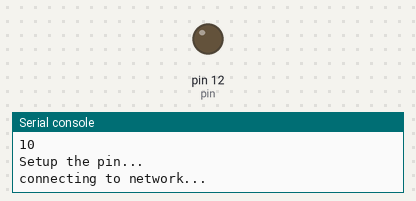
Bench run of a program on a simulated MicroPython board. On the bench: output pins drawn as LEDs (lit = HIGH), the last lines printed to the serial console. WiFi joins after 1.5 s; web requests get an empty 200 reply after 0.4 s.

Above: at 0.1 s.
At 2.0 s:
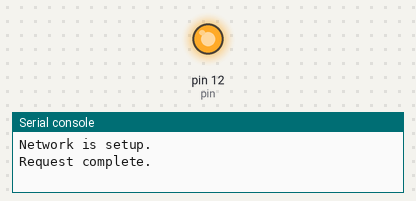
Timing chart, 0 to 3.5 s (numbered marks = the images above):
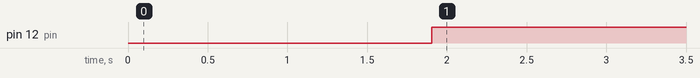

Measured:
- by itself, pin 12 (pin): LOW → HIGH at 1.9 s

The program:

main.py
```python
from machine import Pin
import utime
import gc
from urequests import get

print('Hello world! I can count to 10:')
for i in range(1,11):
    print(i)

# create an output pin on pin #0
print('Setup the pin...')
pin = Pin(12, Pin.OUT)

def do_connect():
    import network
    wlan = network.WLAN(network.STA_IF)
    wlan.active(True)
    if not wlan.isconnected():
        print('connecting to network...')
        wlan.connect('wobegong', 'monkeybutt')
        while not wlan.isconnected():
            pass
    print('network config:', wlan.ifconfig())

def retrieve_url(url):
    gc.collect()
    resp = None
    try:
        resp = get(url)
        value = resp.text
    except Exception as e: # Here it catches any error.
        if isinstance(e, OSError) and resp: # If the error is an OSError the socket has to be closed.
            resp.close()
        value = {"error": e}
    gc.collect()
    return value

do_connect()
print('Network is setup.')

while True:
    res = retrieve_url('https://theamackers.com/lock/status?which=1');
    print('Request complete.')
    print(res)

    if (res == "open"):
        pin.value(0);
    else:
        pin.value(1);
    utime.sleep(3);
```
